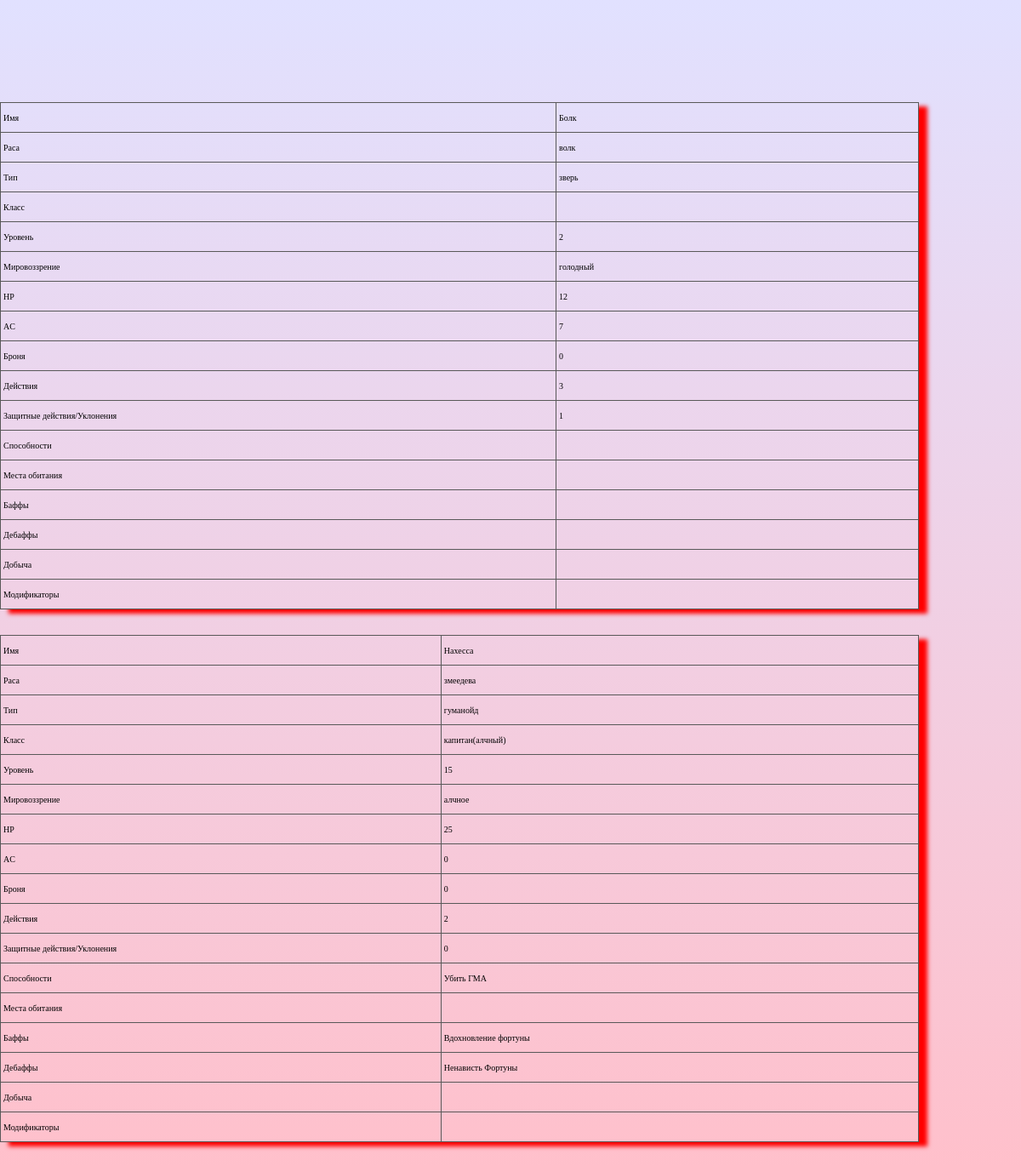
/pages/allCreatures.php (signed in), run on the app's committed database.
### tables this page shows
CREATE TABLE `encounter` (
  `id` int(11) NOT NULL,
  `name` varchar(50) NOT NULL,
  `race` varchar(50) DEFAULT NULL,
  `type` varchar(50) DEFAULT NULL,
  `class` varchar(255) DEFAULT NULL,
  `lvl` varchar(255) DEFAULT NULL,
  `aligment` varchar(255) DEFAULT NULL,
  `HP` int(11) NOT NULL,
  `AC` int(11) DEFAULT NULL,
  `armor` int(11) DEFAULT NULL,
  `actions` int(11) DEFAULT NULL,
  `defenceActions` int(11) DEFAULT NULL,
  `userId` int(11) NOT NULL,
  `abilities` varchar(255) DEFAULT NULL,
  `areals` varchar(255) DEFAULT NULL,
  `buffs` varchar(255) DEFAULT NULL,
  `debuff` varchar(255) DEFAULT NULL,
  `loot` varchar(255) DEFAULT NULL,
  `mods` varchar(255) DEFAULT NULL
);

### assets/Component/DB/DBComponent.php (called while the page is built)
<?php
abstract class DBComponent
{
    protected function getConnection() {
        return mysqli_connect('localhost', 'root', '', 'encountergenerator');
    }
}

### assets/Component/DB/DBSelect.php (called while the page is built, shortened)
<?php
include 'DBComponent.php';
class DBSelect extends DBComponent
{
    public function getUIdByLogin($login)
    {
        $sql = "SELECT id FROM users WHERE login='" . $login . "'";
        return mysqli_fetch_row(mysqli_query(parent::getConnection(), $sql))[0];
    }
    public function getEncounterByUId($userId) {
        $sql = "SELECT * FROM encounter WHERE userId=" . $userId;
        $connection = parent::getConnection();
        return $connection->query($sql);
    }
    public function getEncounterNum($userId) {
        $sql = "SELECT COUNT(*) FROM encounter WHERE userId=" . $userId;
        $connection = parent::getConnection();
        $sqlResult = $connection->query($sql);
        return $sqlResult->fetch_row()[0];
    }
}

### assets/Component/Renderer/AllCreaturesRenderer.php (the view, shortened to what this page needs)
<?php
include dirname(__DIR__) . '/DB/DBSelect.php';
class AllCreaturesRenderer
{
    public function renderItem($login)
    {
        $DB = new DBSelect();
        $userId = $DB->getUIdByLogin($login);
        $encounterSql = $DB->getEncounterByUId($userId);
        $counter = $DB->getEncounterNum($userId);
        for ($i = 0; $i < $counter; $i++) {
            $row = $encounterSql->fetch_assoc();
            unset($row['id'], $row['userId']);
            echo
            '
            <table class="pattern-table">
	            <tbody>
            ';
            foreach ($row as $key => $value) {
                if ($key == 'abilities' && $value
                    || $key == 'buffs' && $value
                    || $key == 'debuff' && $value) {
                    $separator = ', ';
                    $value = implode($separator, json_decode($value));
                }
                echo
                '
                <tr id="'. $key .'">
                    <td>' . ENCOUNTER_DB_TOREADEBLETEXT[$key] .'</td>
			        <td>' . $value .'</td>
                </tr>
                ';
            }
            echo
            '
	            </tbody>
            </table>
            ';
        }
    }
}

### styles/style.css (style rules this page uses)
* { padding: 0; margin: 0; box-sizing: border-box; }
body { font-family: "Playfair Display", serif; font-size: 62.5%; overflow-x: hidden; }

### styles/tableStyles.css (style rules this page uses)
body { background: linear-gradient(#e1e1ff, pink); }
table.pattern-table { width: 100%; border-collapse:collapse; border-spacing:0; height: auto; margin-bottom: 30px; }
table.pattern-table,table.pattern-table td, table.pattern-table th { border: 1px solid #595959; }
table.pattern-table td,table.pattern-table th { min-height:35px;padding: 3px; width: 30px; height: 35px; }
.pattern-table { box-shadow: 10px 5px 5px red; }

### data on the page
encounter: name "Болк", race "волк", type "зверь", lvl "2", aligment "голодный", HP "12", AC "7", armor "0", actions "3", defenceActions "1"
encounter: name "Нахесса", race "змеедева", type "гуманойд", class "капитан(алчный)", lvl "15", aligment "алчное", HP "25", AC "0", armor "0", actions "2", defenceActions "0", abilities "Убить ГМА", buffs "Вдохновление фортуны", debuff "Ненависть Фортуны"

### other printed values
ENCOUNTER_DB_TOREADEBLETEXT[$key] "Имя"
ENCOUNTER_DB_TOREADEBLETEXT[$key] "Раса"
ENCOUNTER_DB_TOREADEBLETEXT[$key] "Тип"
ENCOUNTER_DB_TOREADEBLETEXT[$key] "Класс"
ENCOUNTER_DB_TOREADEBLETEXT[$key] "Уровень"
ENCOUNTER_DB_TOREADEBLETEXT[$key] "Мировоззрение"
ENCOUNTER_DB_TOREADEBLETEXT[$key] "HP"
ENCOUNTER_DB_TOREADEBLETEXT[$key] "AC"
ENCOUNTER_DB_TOREADEBLETEXT[$key] "Броня"
ENCOUNTER_DB_TOREADEBLETEXT[$key] "Действия"
ENCOUNTER_DB_TOREADEBLETEXT[$key] "Защитные действия/Уклонения"
ENCOUNTER_DB_TOREADEBLETEXT[$key] "Способности"
ENCOUNTER_DB_TOREADEBLETEXT[$key] "Места обитания"
ENCOUNTER_DB_TOREADEBLETEXT[$key] "Баффы"
ENCOUNTER_DB_TOREADEBLETEXT[$key] "Дебаффы"
